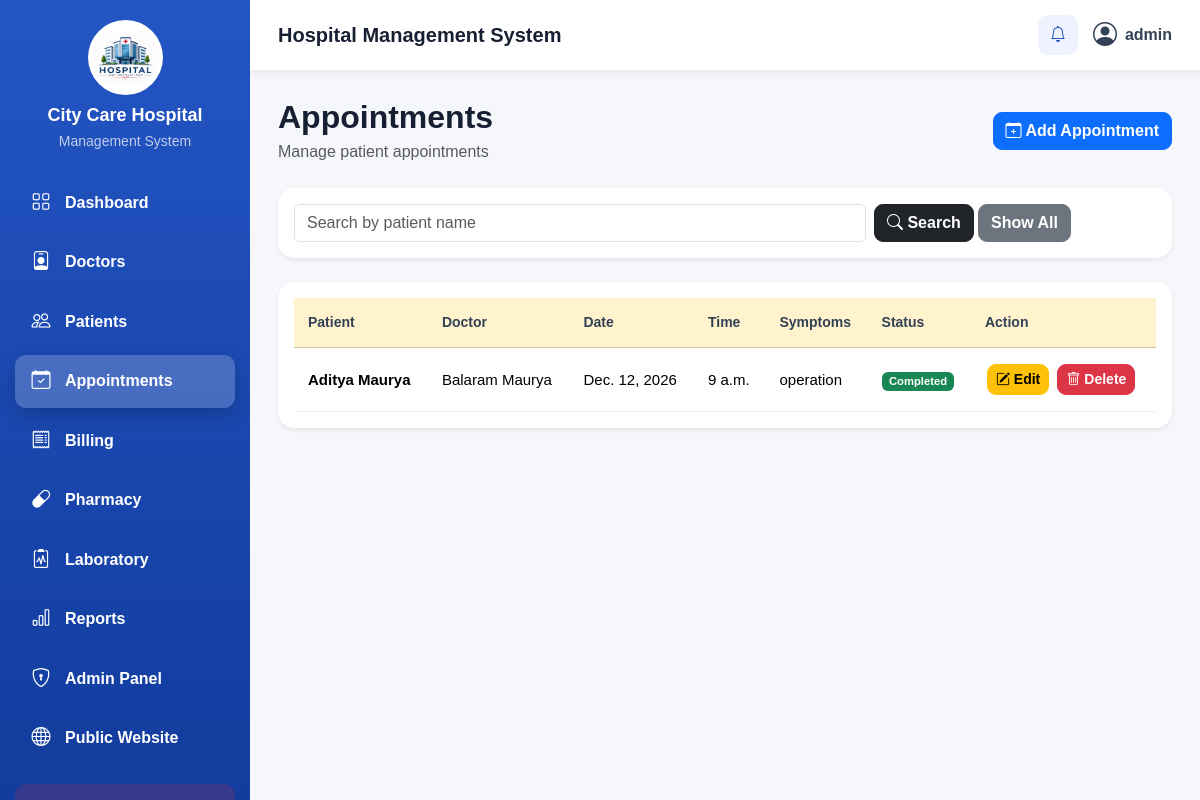
The page /appointments/ (signed in) on the database as committed earlier.
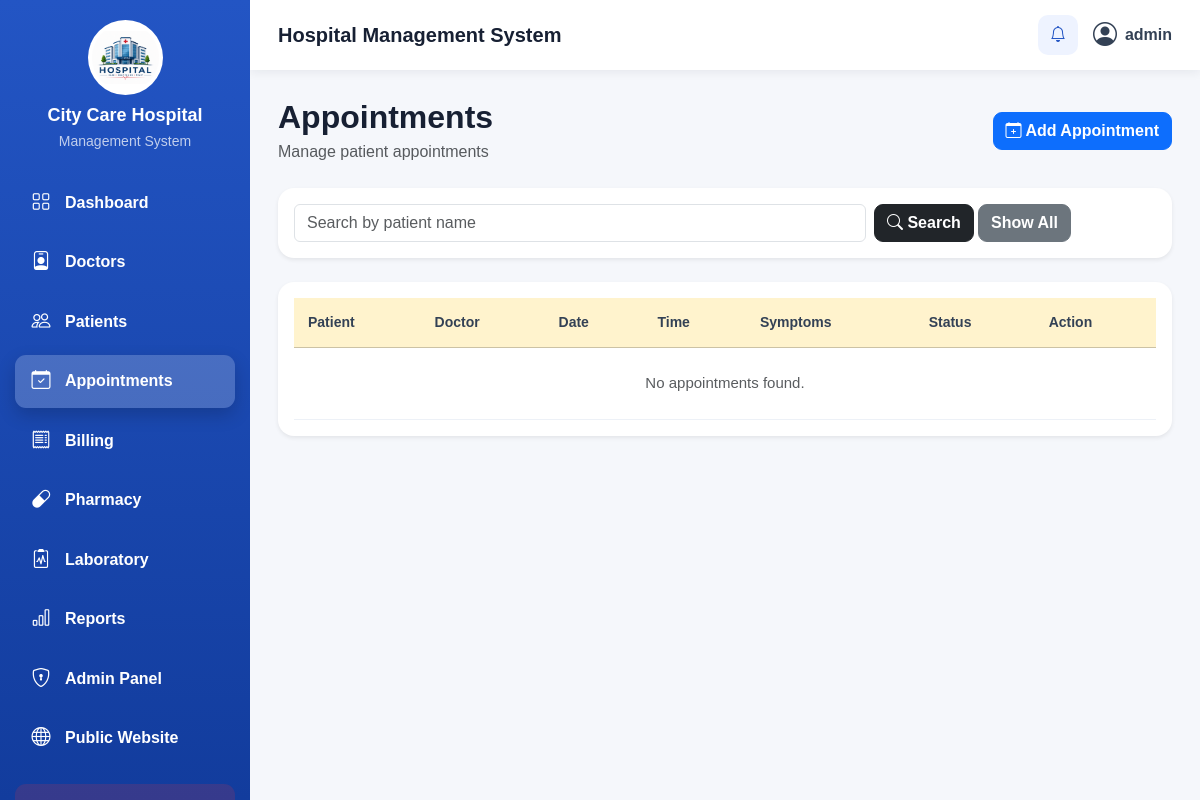
The same page on the database as committed later.
### management/models.py (models this page shows, shortened)
class Appointment(models.Model):
    STATUS_CHOICES = [
        ("Pending", "Pending"),
        ("Completed", "Completed"),
        ("Cancelled", "Cancelled"),
    ]
    patient = models.ForeignKey(
        Patient,
        on_delete=models.CASCADE,
        related_name="appointments"
    )
    doctor = models.ForeignKey(
        Doctor,
        on_delete=models.CASCADE,
        related_name="appointments"
    )
    appointment_date = models.DateField()
    appointment_time = models.TimeField()
    symptoms = models.TextField(
        blank=True
    )
    status = models.CharField(
        max_length=20,
        choices=STATUS_CHOICES,
        default="Pending"
    )
    class Meta:
        ordering = [
            "-appointment_date",
            "-appointment_time"
        ]
        constraints = [
            models.UniqueConstraint(
                fields=[
                    "doctor",
                    "appointment_date",
                    "appointment_time",
                ],
                condition=models.Q(
                    status__in=["Pending", "Completed"]
                ),
                name="unique_active_doctor_slot",
            )
        ]

class Patient(models.Model):
    GENDER_CHOICES = [
        ("Male", "Male"),
        ("Female", "Female"),
        ("Other", "Other"),
    ]
    BLOOD_GROUP_CHOICES = [
        ("A+", "A+"),
        ("A-", "A-"),
        ("B+", "B+"),
        ("B-", "B-"),
        ("AB+", "AB+"),
        ("AB-", "AB-"),
        ("O+", "O+"),
        ("O-", "O-"),
    ]
    name = models.CharField(
        max_length=100
    )
    email = models.EmailField(
        blank=True
    )
    age = models.PositiveIntegerField(
        null=True,
        blank=True
    )
    date_of_birth = models.DateField(
        null=True,
        blank=True
    )
    gender = models.CharField(
        max_length=10,
        choices=GENDER_CHOICES,
        blank=True
    )
    phone = models.CharField(
        max_length=15
    )
    aadhaar_number = models.CharField(
        max_length=12,
        blank=True
    )
    address = models.TextField(
        blank=True
    )
    blood_group = models.CharField(
        max_length=5,
        choices=BLOOD_GROUP_CHOICES,
        blank=True
    )
    emergency_contact_name = models.CharField(
        max_length=100,
        blank=True
    )
    emergency_contact_phone = models.CharField(
        max_length=15,
        blank=True
    )
    photo = models.ImageField(
        upload_to="patients/",
        blank=True,
        null=True
    )
    created_at = models.DateTimeField(
        auto_now_add=True
    )
    updated_at = models.DateTimeField(
        auto_now=True
    )
    def __str__(self):
        return self.name

class Doctor(models.Model):
    GENDER_CHOICES = [
        ("Male", "Male"),
        ("Female", "Female"),
        ("Other", "Other"),
    ]
    name = models.CharField(
        max_length=100
    )
    email = models.EmailField(
        blank=True
    )
    specialization = models.CharField(
        max_length=100
    )
    qualification = models.CharField(
        max_length=150,
        blank=True
    )
    medical_registration_number = models.CharField(
        max_length=100,
        blank=True
    )
    experience = models.PositiveIntegerField(
        default=0,
        help_text="Experience in years"
    )
    department = models.ForeignKey(
        Department,
        on_delete=models.SET_NULL,
        null=True,
        blank=True,
        related_name="doctors"
    )
    phone = models.CharField(
        max_length=15
    )
    aadhaar_number = models.CharField(
        max_length=12,
        blank=True
    )
    date_of_birth = models.DateField(
        null=True,
        blank=True
    )
    gender = models.CharField(
        max_length=10,
        choices=GENDER_CHOICES,
        blank=True
    )
    address = models.TextField(
        blank=True
    )
    joining_date = models.DateField(
        null=True,
        blank=True
    )
    photo = models.ImageField(
        upload_to="doctors/",
        blank=True,
        null=True
    )
    fee = models.DecimalField(
        max_digits=10,
        decimal_places=2,
        default=0
    )
    is_active = models.BooleanField(
        default=True
    )
    created_at = models.DateTimeField(
        auto_now_add=True
    )
    updated_at = models.DateTimeField(
        auto_now=True
    )
    class Meta:
        ordering = ["name"]
    def __str__(self):
        return self.name

### management/views.py (the view, shortened to what this page needs)
@role_or_admin_required(['Staff', 'Doctor', 'Nurse'])
def appointments(request):
    search = request.GET.get(
        "search",
        ""
    ).strip()
    appointment_list = (
        Appointment.objects
        .select_related(
            "patient",
            "doctor"
        )
        .order_by(
            "-appointment_date",
            "-appointment_time"
        )
    )
    return render(
        request,
        "appointments.html",
        {
            "appointments":
                appointment_list,
            "search":
                search,
        }
    )

### management/views.py (called while the page is built, shortened)
def is_admin(user):
    return (
        user.is_authenticated
        and user.is_active
        and user.is_staff
        and user.is_superuser
    )

def role_or_admin_required(allowed_roles):
    def decorator(view_function):
        @wraps(view_function)
        @login_required(login_url="login")
        def wrapper(request, *args, **kwargs):
            if is_admin(request.user):
                return view_function(request, *args, **kwargs)
        return wrapper
    return decorator

### templates/appointments.html (shortened to what the changed rows need)
{% extends 'base.html' %}
{% block content %}
<div class="d-flex justify-content-between align-items-center mb-4">
    <div>
        <h2 class="fw-bold mb-1">Appointments</h2>
    </div>
</div>
<div class="card border-0 shadow-sm rounded-4">
    <div class="card-body">
        <div class="table-responsive">
            <table class="table table-hover align-middle">
                <thead class="table-warning">
                    <tr>
                        <th>Patient</th>
                        <th>Doctor</th>
                        <th>Date</th>
                        <th>Time</th>
                        <th>Symptoms</th>
                        <th>Status</th>
                        <th>Action</th>
                    </tr>
                </thead>
                <tbody>
                    {% for appointment in appointments %}
                    <tr>
                        <td class="fw-semibold">
                            {{ appointment.patient }}
                        </td>
                        <td>
                            {{ appointment.doctor }}
                        </td>
                        <td>
                            {{ appointment.appointment_date }}
                        </td>
                        <td>
                            {{ appointment.appointment_time }}
                        </td>
                        <td>
                            {{ appointment.symptoms|default:"Not provided" }}
                        </td>
                        <td>
                            {% if appointment.status == "Completed" %}
                                <span class="badge bg-success">
                                    Completed
                                </span>
                            {% elif appointment.status == "Cancelled" %}
                                <span class="badge bg-danger">
                                    Cancelled
                                </span>
                            {% else %}
                                <span class="badge bg-warning text-dark">
                                    Pending
                                </span>
                            {% endif %}
                        </td>
                        <td>
                            <a
                                href="{% url 'edit_appointment' appointment.id %}"
                                class="btn btn-warning btn-sm"
                            >
                                <i class="bi bi-pencil-square"></i>
                                Edit
                            </a>
                            <a
                                href="{% url 'delete_appointment' appointment.id %}"
                                class="btn btn-danger btn-sm"
                            >
                                <i class="bi bi-trash"></i>
                                Delete
                            </a>
                        </td>
                    </tr>
                    {% empty %}
                    <tr>
                        <td colspan="7" class="text-center text-muted py-4">
                            No appointments found.
                        </td>
                    </tr>
                    {% endfor %}
                </tbody>
            </table>
        </div>
    </div>
</div>
{% endblock %}

Rows that differ between the two databases and show on the page:
removed Appointment: patient "Aditya Maurya", doctor "Balaram Maurya", appointment_date "Dec. 12, 2026", appointment_time "9 a.m.", symptoms "operation", status "Completed"
Other text that changed with them:
text now shown: "No appointments found."
